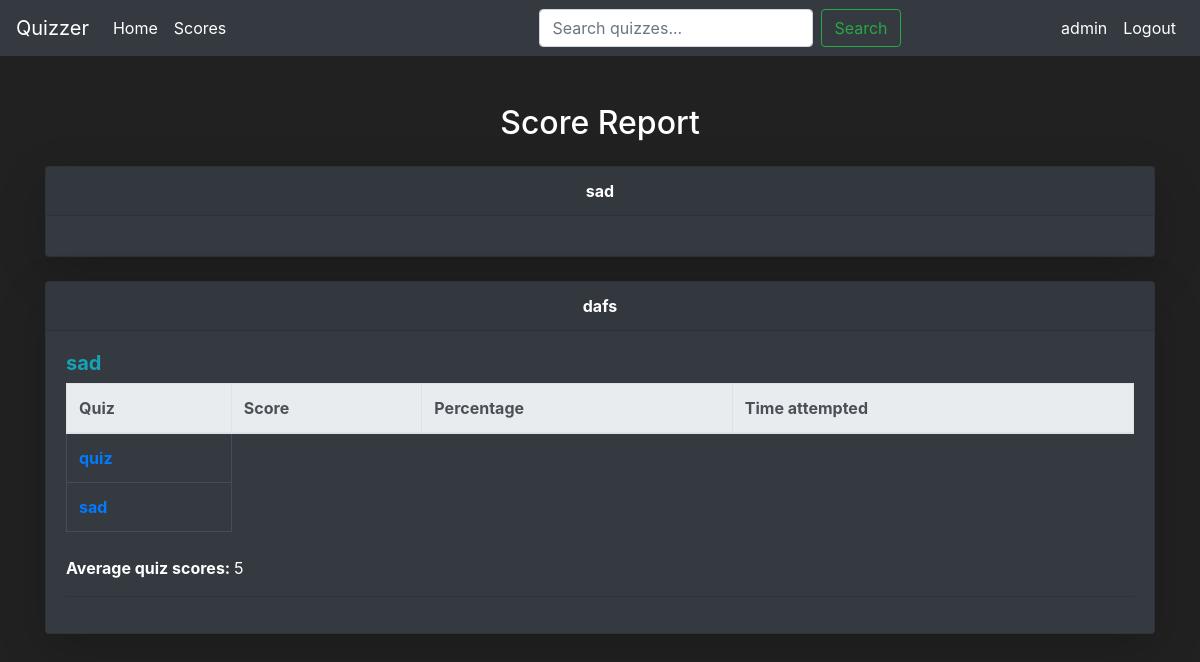
Screenshot of /scores (signed in) with the database file from the repository.
### models.py (models this page shows)
class User(db.Model, UserMixin):
    id = db.Column(db.Integer, primary_key=True)
    name = db.Column(db.String(30), nullable=False)
    email = db.Column(db.String(50), nullable=False)
    password = db.Column(db.String(70), nullable=False)
    qualification = db.Column(db.String(300), nullable=True)
    dob = db.Column(db.DateTime , nullable=True)
    scores = db.relationship('Scores', backref='usersuper',cascade='all, delete', lazy=True)

class Subject(db.Model):
    id = db.Column(db.Integer, primary_key=True)
    name = db.Column(db.String(50), nullable=False)
    description = db.Column(db.String(500), nullable=False)
    chapters = db.relationship('Chapter', backref='subjectsuper',cascade='all, delete', lazy=True)

class Chapter(db.Model):
    id = db.Column(db.Integer, primary_key=True)
    name = db.Column(db.String(50), nullable=False)
    description = db.Column(db.String(500), nullable=False)
    subject_id = db.Column(db.Integer, db.ForeignKey('subject.id'), nullable=False)
    quizzes = db.relationship('Quiz', backref='chaptersuper',cascade='all, delete', lazy=True)

class Quiz(db.Model):
    id=db.Column(db.Integer, primary_key=True)
    name=db.Column(db.String(50), nullable=False)
    chapter_id = db.Column(db.Integer, db.ForeignKey('chapter.id'), nullable=False)
    date_of_quiz = db.Column(db.DateTime, nullable=False)
    time_duration = db.Column(db.Integer, nullable=False)
    remarks = db.Column(db.String(500), nullable=False)
    questions = db.relationship('Questions', backref='quizsuper',cascade='all, delete', lazy=True)
    scores = db.relationship('Scores', backref='quizsuper', lazy=True, cascade='all, delete-orphan')

### routes.py (the view)
@app.route('/scores', methods=['POST','GET'])
@login_required
def scores():
    subjects=Subject.query.all()
    chapters=Chapter.query.all()
    quizzes = Quiz.query.all()
    scores = Scores.query.filter_by(user_id=current_user.id).all()
    return render_template("scores.html",subjects=subjects, chapters=chapters, quizzes=quizzes,scores=scores)

### models.py (called while the page is built)
@login_manager.user_loader
def load_user(user_id):
    return User.query.get(int(user_id))

### templates/scores.html (shortened to what this page needs)
{% extends "base.html" %}
{% block body %}
<div class="container mt-5">
    <h2 class="text-center mb-4">Score Report</h2>
    {% for subject in subjects %}
    <div class="card bg-dark text-white mb-4 shadow-lg">
        <div class="card-header text-center font-weight-bold">
            {{ subject.name }}
        </div>
        <div class="card-body">
            {% for chapter in chapters %}
                {%if chapter.subject_id==subject.id%}
                    <h5 class="font-weight-bold text-info">{{ chapter.name }}</h5>
                    <div class="table-responsive">
                        <table class="table table-bordered table-hover table-dark">
                            <thead class="thead-light">
                                <tr>
                                    <th>Quiz</th>
                                    <th>Score</th>
                                    <th>Percentage</th>
                                    <th>Time attempted</th>
                                </tr>
                            </thead>
                            <tbody>
                                {% for quiz in quizzes %}
                                    {%if quiz.chapter_id==chapter.id%}
                                        <tr>
                                            <td><a href="#" class="text-primary font-weight-bold">{{ quiz.name }}</a></td>
                                        </tr>
                                    {%endif%}
                                {% endfor %}
                            </tbody>
                        </table>
                    </div>
                    <p class="mt-2"><strong>Average quiz scores: </strong> 5</p>
                    <hr>
                {%endif%}
            {% endfor %}
        </div>
    </div>
    {% endfor %}
</div>
{% endblock %}

### templates/base.html (shortened to what this page needs)
<!doctype html>
<html lang="en">
  <head>
    <link rel="stylesheet" href="https://cdn.jsdelivr.net/npm/bootstrap@4.5.3/dist/css/bootstrap.min.css">
  </head>
  <body>
    <nav class="navbar navbar-expand-md navbar-dark bg-dark">
        <a class="navbar-brand" href="#">Quizzer</a>
        <div class="collapse navbar-collapse" id="navbarNav">
          <ul class="navbar-nav mr-auto">
              <li class="nav-item active">
                  <a class="nav-link" href="{{url_for('index')}}">Home</a>
              </li>
              <li class="nav-item active">
                  <a class="nav-link" href="{{url_for('scores')}}">Scores</a>
              </li>
          </ul>
          <form class="form-inline mx-auto" method="GET" action="{{ url_for('search') }}">
            <input class="form-control mr-sm-2" type="search" placeholder="Search quizzes..." name="query" aria-label="Search">
            <button class="btn btn-outline-success my-2 my-sm-0" type="submit">Search</button>
          </form>
          {%if current_user.is_authenticated%}
            <ul class="navbar-nav">
              <li class="nav-item active">
                  <a class="nav-link" href="#">{{current_user.name}}</a>
              </li>
              <li class="nav-item active">
                  <a class="nav-link" href="{{url_for('logout')}}">Logout</a>
              </li>
            </ul>
          {%endif%}
        </div>
    </nav>
      {% block body %}
        {% endblock %}
  </body>
</html>

### templates/base.html (style rules this page uses)
body { background-color: #212121; color:#fff; }

### rows the page displays
User: name "admin"
Subject: name "sad"
Subject: name "dafs"
Chapter: name "sad"
Quiz: name "quiz"
Quiz: name "sad"
